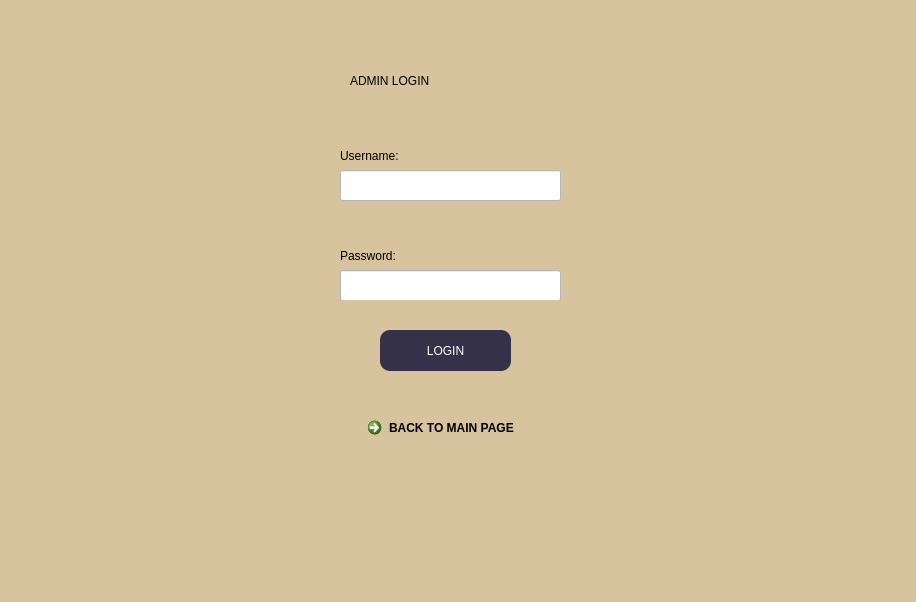
<?xml version="1.0" encoding="UTF-8"?>
<ui version="4.0">
 <class>Form</class>
 <widget class="QWidget" name="Form">
  <property name="geometry">
   <rect>
    <x>0</x>
    <y>0</y>
    <width>916</width>
    <height>602</height>
   </rect>
  </property>
  <property name="windowTitle">
   <string>Form</string>
  </property>
  <widget class="QWidget" name="widget" native="true">
   <property name="geometry">
    <rect>
     <x>0</x>
     <y>0</y>
     <width>921</width>
     <height>681</height>
    </rect>
   </property>
   <property name="styleSheet">
    <string notr="true">background-color:rgb(215, 196, 159)</string>
   </property>
   <widget class="QLabel" name="label">
    <property name="geometry">
     <rect>
      <x>350</x>
      <y>40</y>
      <width>221</width>
      <height>81</height>
     </rect>
    </property>
    <property name="styleSheet">
     <string notr="true">font: 87 20pt &quot;Arial Black&quot;;</string>
    </property>
    <property name="text">
     <string>ADMIN LOGIN</string>
    </property>
   </widget>
   <widget class="QLabel" name="label_5">
    <property name="geometry">
     <rect>
      <x>340</x>
      <y>140</y>
      <width>71</width>
      <height>31</height>
     </rect>
    </property>
    <property name="styleSheet">
     <string notr="true">font: 75 11pt &quot;MS Shell Dlg 2&quot;;</string>
    </property>
    <property name="text">
     <string>Username:</string>
    </property>
   </widget>
   <widget class="QLabel" name="label_6">
    <property name="geometry">
     <rect>
      <x>340</x>
      <y>240</y>
      <width>71</width>
      <height>31</height>
     </rect>
    </property>
    <property name="styleSheet">
     <string notr="true">font: 75 11pt &quot;MS Shell Dlg 2&quot;;</string>
    </property>
    <property name="text">
     <string>Password:</string>
    </property>
   </widget>
   <widget class="QLineEdit" name="UsernameField">
    <property name="geometry">
     <rect>
      <x>340</x>
      <y>170</y>
      <width>221</width>
      <height>31</height>
     </rect>
    </property>
    <property name="styleSheet">
     <string notr="true">background-color:white</string>
    </property>
   </widget>
   <widget class="QLineEdit" name="passwordfield">
    <property name="geometry">
     <rect>
      <x>340</x>
      <y>270</y>
      <width>221</width>
      <height>31</height>
     </rect>
    </property>
    <property name="styleSheet">
     <string notr="true">background-color:white</string>
    </property>
   </widget>
   <widget class="QPushButton" name="loginButton">
    <property name="geometry">
     <rect>
      <x>380</x>
      <y>330</y>
      <width>131</width>
      <height>41</height>
     </rect>
    </property>
    <property name="styleSheet">
     <string notr="true">QPushButton{
font: 87 9pt &quot;Arial Black&quot;;
border-radius:10px;
background-color:rgb(52, 49, 72);
color:rgb(255, 255, 255);
}

QPushButton:hover{
background-color:rgb(85, 255, 127);
color:rgb(0, 0, 0);
}

QPushButton:pressed{
background-color:rgb(100,170,255);
}</string>
    </property>
    <property name="text">
     <string>LOGIN</string>
    </property>
   </widget>
   <widget class="QLabel" name="error">
    <property name="geometry">
     <rect>
      <x>340</x>
      <y>300</y>
      <width>221</width>
      <height>21</height>
     </rect>
    </property>
    <property name="styleSheet">
     <string notr="true">font: 75 10pt &quot;MS Shell Dlg 2&quot;; color:red;</string>
    </property>
    <property name="text">
     <string/>
    </property>
   </widget>
   <widget class="QCommandLinkButton" name="commandLinkButton">
    <property name="geometry">
     <rect>
      <x>360</x>
      <y>410</y>
      <width>185</width>
      <height>41</height>
     </rect>
    </property>
    <property name="text">
     <string>BACK TO MAIN PAGE</string>
    </property>
   </widget>
  </widget>
 </widget>
 <resources/>
 <connections/>
</ui>
